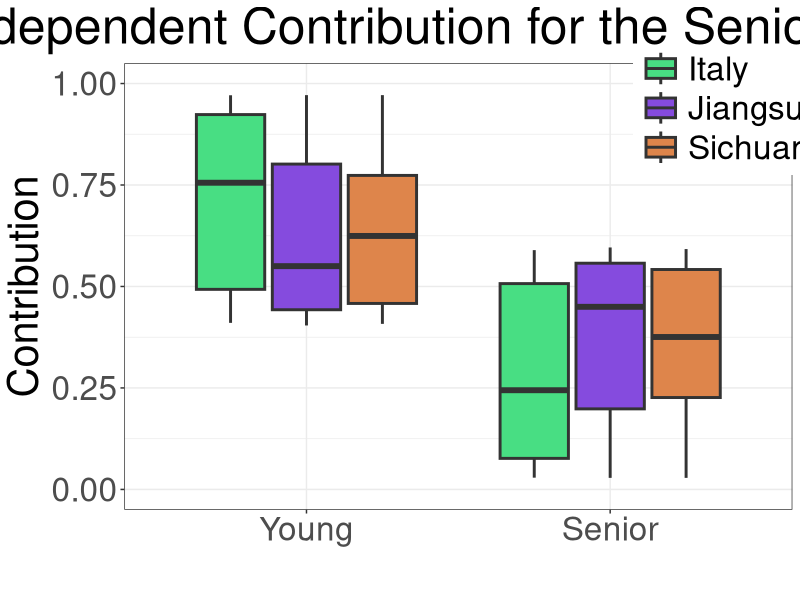
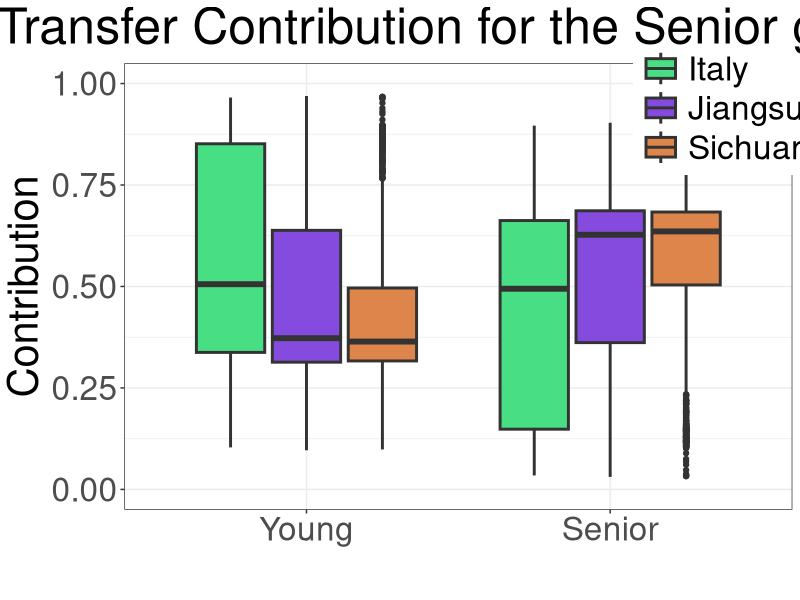

The R script that drew these images, in order:
library(ggplot2)
library(ggpubr)
library(dplyr)
library(reshape2)

inde.Data <- read.csv('whole_independent_result.csv') 
trans.Data <- read.csv('whole_transfer_result.csv')
inde.Data['mode'] <- 'independent'
trans.Data['mode'] <- 'transfer'
bind.Data <- bind_rows(inde.Data, trans.Data)
# bind.Data$Env <- factor(bind.Data$Env, levels=c('Young','Middle age', 'Elder'))
bind.Data$Env <- factor(bind.Data$Env, levels=c('Young', 'Senior'))

inde.Data$Env <- factor(inde.Data$Env, levels=c('Young', 'Senior'))
inde.Data$Env <- factor(inde.Data$Env, levels=c('Young', 'Senior'))

inde.box.Plot <- ggplot(inde.Data)+
                geom_boxplot(aes(x=Env, y=Contribution, fill=Region), lwd=1)+
                ylim(c(0, 1))+
                xlim(c('Young', 'Senior'))+
                xlab('')+
                ylab('Contribution')+
                scale_fill_manual(values=c('#48de83', '#854bde', '#de854b'))+
                theme_bw()+
                labs(title='Independent Contribution for the Senior group')+
                theme(text=element_text(size=30),
                        plot.title=(element_text(hjust=0.5)),
                        legend.title=element_blank(),
                        legend.position=(c(0.9, 0.9)),
                        legend.key.size=unit(1, 'cm'))
ggsave('independent_box_plot_elder.jpg', height=10, width=15)

trans.box.Plot <- ggplot(trans.Data)+
                geom_boxplot(aes(x=Env, y=Contribution, fill=Region), lwd=1)+
                ylim(c(0, 1))+
                xlim(c('Young', 'Senior'))+
                xlab('')+
                ylab('Contribution')+
                scale_fill_manual(values=c('#48de83', '#854bde', '#de854b'))+
                theme_bw()+
                labs(title='Transfer Contribution for the Senior group')+
                theme(text=element_text(size=30),
                        plot.title=(element_text(hjust=0.5)),
                        legend.title=element_blank(),
                        legend.position=(c(0.9, 0.9)),
                        legend.key.size=unit(1, 'cm'))
ggsave('transfer_box_plot_elder.jpg', height=10, width=15)